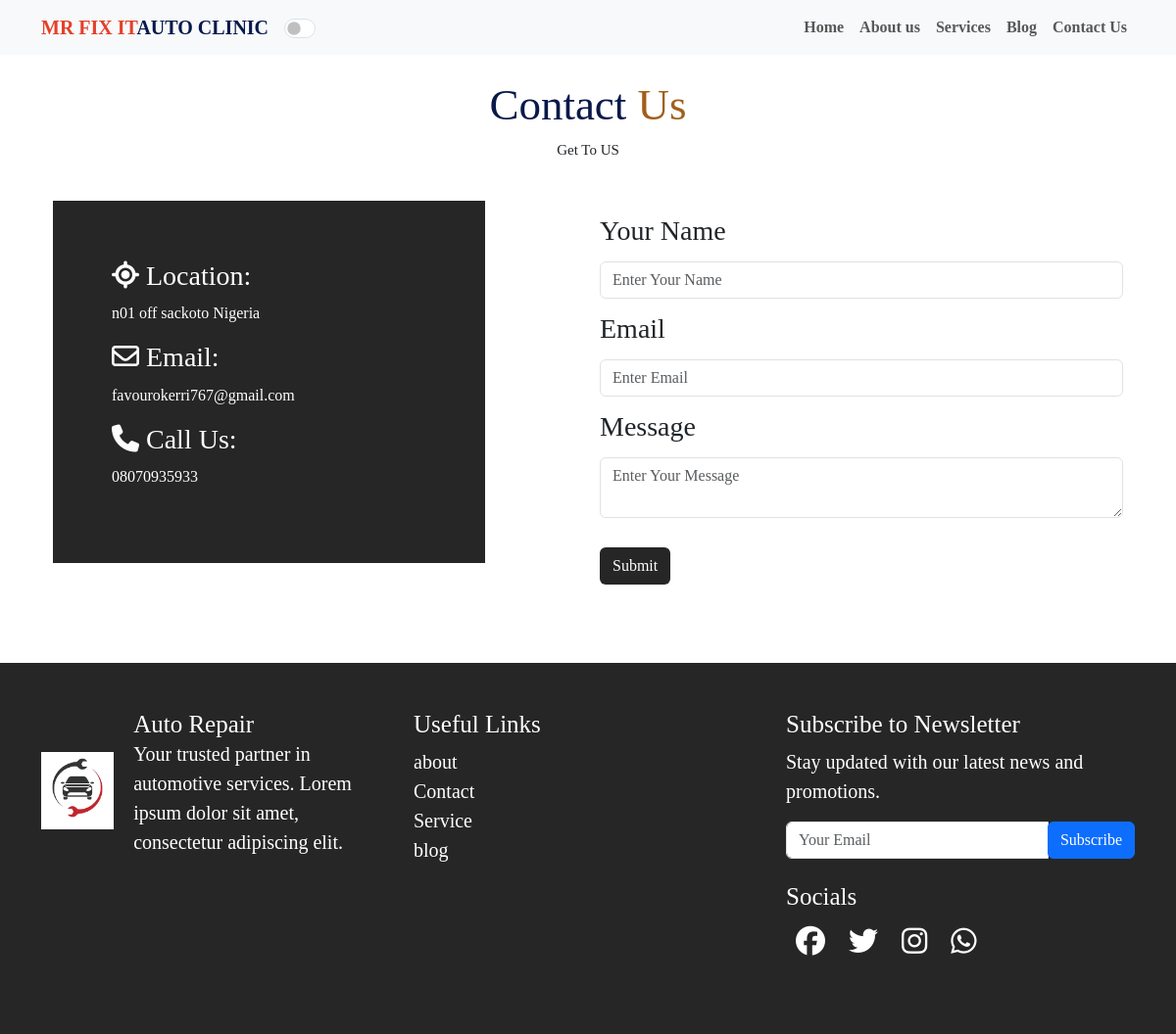
Page /contactus/contact/ on the committed database.
### contact/models.py (models this page shows, shortened)
class ContactInfo(models.Model):
    email = models.EmailField()
    phone_number = models.CharField(max_length=20)
    location = models.CharField(max_length=255)

### contact/views.py (the view)
# urls.py: path('contactus/', include('contact.urls')),
def contact(request):
    contact = ContactInfo.objects.filter().first()
    context = {"contact": contact}
    return render(request, 'pages/contact.html', context)

### socials/context_processors.py (called while the page is built)
def socials(request):
    socials = Socials.objects.filter().first()
    return {"socials": socials}

### templates/pages/contact.html (shortened to what this page needs)
{% extends 'base.html' %}
{% load static %}
{% block body %}
{% include 'messages.html' %}
    <div class="contact section-padding" id="contact">
      <div class="container">
        <div class="row">
          <div class="col-lg-12">
            <div class="section-header text-center">
              <h2 class="text-blue"> Contact <span class="text-orange"> Us </span></h2>
              <p> Get To US </p>
            </div>
          </div>
        </div>
        <div class="row">
          <div class="col-lg-5 col-sm-12">
            <div class="left-contact bg-dac text-whit">
              <h3><i class="fa-solid fa-location-crosshairs"></i> Location:</h3>
              <p>{{ contact.location }}</p>
              <h3><i class="fa-regular fa-envelope"></i> Email:</h3>
              <p>{{ contact.email }}</p>
              <h3><i class="fa-solid fa-phone"></i> Call Us:</h3>
              <p>{{ contact.phone_number }}</p>
            </div>
          </div>
          <div class="col-lg-6 offset-lg-1 col-sm-12">
            <form action="{% url 'contactMessage' %}" method="POST">
              <label for="name">Your Name</label>
              <input type="text" class="form-control" id="name" name="name" placeholder="Enter Your Name" required>
              <label for="email">Email</label>
              <input type="email" class="form-control" id="email" name="email" placeholder="Enter Email" required>
              <label for="message">Message</label>
              <textarea class="form-control" id="message" name="message" placeholder="Enter Your Message" required></textarea>
              <button type="submit" class="btn bg-dac text-whit">Submit</button>
          </form>
          </div>
        </div>
      </div>
    </div>
{% endblock %}

### static/css/colors.css (style rules this page uses)
body.light-mode { --navbar-bg-color: #f8f9fa; --navbar-text-color: #212529; --body-bg-color: #ffffff; --text-orange: #A15F1A; --bg-orange: #A15F1A; --text-blue: #08194a; --text-hero: #08194a; --bg-white: white; --text-whit: white; --text-blac: black; --bg-footer: #262626; --bg-dac: #262626; --bg-whit: white; --txt-black: black; }
body { background-color: var(--body-bg-color); }
.text-orange { color: var(--text-orange); }
.text-blue { color: var(--text-blue); }
.text-whit { color: var(--text-whit); }
.bg-dac { background-color: var(--bg-dac); }

### static/css/style.css (style rules this page uses)
* { font-family: montserrat; }
.section-header { margin-bottom: 40px; }
.section-header h2 { font-size: 45px; font-weight: 700px; }
.section-padding { padding: 80px 0; }
.left-contact { padding: 60px; }
.left-contact h3 { margin-bottom: 10px; }
label { font-size: 28px; margin: 10px 0; }
.contact .btn { display: inline-block; margin-top: 30px; }
.section-header p { font-size: 15px; }

### rows in the picture
ContactInfo: location "n01 off sackoto Nigeria", email "favourokerri767@gmail.com", phone_number "08070935933"
